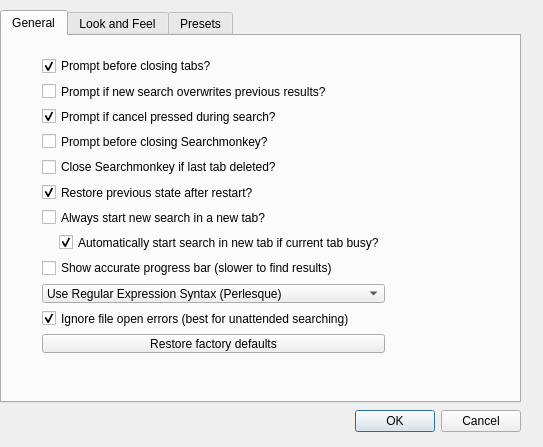
<?xml version="1.0" encoding="UTF-8"?>
<ui version="4.0">
 <class>SettingsGlobal</class>
 <widget class="QDialog" name="SettingsGlobal">
  <property name="geometry">
   <rect>
    <x>0</x>
    <y>0</y>
    <width>543</width>
    <height>447</height>
   </rect>
  </property>
  <property name="windowTitle">
   <string>Dialog</string>
  </property>
  <widget class="QTabWidget" name="settingsGlobalTabWidget">
   <property name="geometry">
    <rect>
     <x>0</x>
     <y>10</y>
     <width>521</width>
     <height>393</height>
    </rect>
   </property>
   <property name="minimumSize">
    <size>
     <width>521</width>
     <height>391</height>
    </size>
   </property>
   <property name="currentIndex">
    <number>0</number>
   </property>
   <widget class="QWidget" name="generalWidget">
    <attribute name="title">
     <string>General</string>
    </attribute>
    <widget class="QWidget" name="layoutWidget">
     <property name="geometry">
      <rect>
       <x>40</x>
       <y>20</y>
       <width>343</width>
       <height>297</height>
      </rect>
     </property>
     <layout class="QVBoxLayout" name="verticalLayout_2">
      <item>
       <widget class="QCheckBox" name="beforeCheckBox">
        <property name="text">
         <string>Prompt before closing tabs?</string>
        </property>
        <property name="checked">
         <bool>true</bool>
        </property>
       </widget>
      </item>
      <item>
       <widget class="QCheckBox" name="overwriteCheckBox">
        <property name="text">
         <string>Prompt if new search overwrites previous results?</string>
        </property>
       </widget>
      </item>
      <item>
       <widget class="QCheckBox" name="cancelCheckBox">
        <property name="text">
         <string>Prompt if cancel pressed during search?</string>
        </property>
        <property name="checked">
         <bool>true</bool>
        </property>
       </widget>
      </item>
      <item>
       <widget class="QCheckBox" name="closingCheckBox">
        <property name="text">
         <string>Prompt before closing Searchmonkey?</string>
        </property>
       </widget>
      </item>
      <item>
       <widget class="QCheckBox" name="lastCheckBox">
        <property name="text">
         <string>Close Searchmonkey if last tab deleted?</string>
        </property>
        <property name="checked">
         <bool>false</bool>
        </property>
       </widget>
      </item>
      <item>
       <widget class="QCheckBox" name="restoreCheckBox">
        <property name="text">
         <string>Restore previous state after restart?</string>
        </property>
        <property name="checked">
         <bool>true</bool>
        </property>
       </widget>
      </item>
      <item>
       <widget class="QCheckBox" name="newCheckBox">
        <property name="text">
         <string>Always start new search in a new tab?</string>
        </property>
       </widget>
      </item>
      <item>
       <layout class="QHBoxLayout" name="horizontalLayout_2">
        <item>
         <spacer name="horizontalSpacer">
          <property name="orientation">
           <enum>Qt::Horizontal</enum>
          </property>
          <property name="sizeHint" stdset="0">
           <size>
            <width>28</width>
            <height>20</height>
           </size>
          </property>
         </spacer>
        </item>
        <item>
         <widget class="QCheckBox" name="busyCheckBox">
          <property name="text">
           <string>Automatically start search in new tab if current tab busy?</string>
          </property>
          <property name="checked">
           <bool>true</bool>
          </property>
         </widget>
        </item>
       </layout>
      </item>
      <item>
       <widget class="QCheckBox" name="accurateCheckBox">
        <property name="text">
         <string>Show accurate progress bar (slower to find results)</string>
        </property>
       </widget>
      </item>
      <item>
       <widget class="QComboBox" name="syntaxComboBox">
        <item>
         <property name="text">
          <string>Use Regular Expression Syntax (Perlesque)</string>
         </property>
        </item>
        <item>
         <property name="text">
          <string>Use Extended Regular Expression Syntax (greedy capture)</string>
         </property>
        </item>
        <item>
         <property name="text">
          <string>Wildcard</string>
         </property>
        </item>
        <item>
         <property name="text">
          <string>Fixed</string>
         </property>
        </item>
       </widget>
      </item>
      <item>
       <widget class="QCheckBox" name="ignoreCheckBox">
        <property name="text">
         <string>Ignore file open errors (best for unattended searching)</string>
        </property>
        <property name="checked">
         <bool>true</bool>
        </property>
       </widget>
      </item>
      <item>
       <widget class="QPushButton" name="restorePushButton">
        <property name="text">
         <string>Restore factory defaults</string>
        </property>
       </widget>
      </item>
     </layout>
    </widget>
   </widget>
   <widget class="QWidget" name="lookWidget">
    <attribute name="title">
     <string>Look and Feel</string>
    </attribute>
    <widget class="QWidget" name="layoutWidget">
     <property name="geometry">
      <rect>
       <x>40</x>
       <y>120</y>
       <width>161</width>
       <height>30</height>
      </rect>
     </property>
     <layout class="QHBoxLayout" name="horizontalLayout_3">
      <item>
       <widget class="QLabel" name="editorLabel">
        <property name="text">
         <string>Default text editor:</string>
        </property>
       </widget>
      </item>
      <item>
       <layout class="QHBoxLayout" name="horizontalLayout_4">
        <item>
         <widget class="QPushButton" name="editorPushButton">
          <property name="maximumSize">
           <size>
            <width>20</width>
            <height>20</height>
           </size>
          </property>
          <property name="text">
           <string>...</string>
          </property>
         </widget>
        </item>
       </layout>
      </item>
     </layout>
    </widget>
    <widget class="QCheckBox" name="linenoCheckBox">
     <property name="geometry">
      <rect>
       <x>41</x>
       <y>21</y>
       <width>163</width>
       <height>17</height>
      </rect>
     </property>
     <property name="text">
      <string>Show line numbers in results?</string>
     </property>
     <property name="checked">
      <bool>true</bool>
     </property>
    </widget>
    <widget class="QCheckBox" name="whitespaceCheckBox">
     <property name="geometry">
      <rect>
       <x>41</x>
       <y>44</y>
       <width>199</width>
       <height>17</height>
      </rect>
     </property>
     <property name="text">
      <string>Trim whitespace from matching lines?</string>
     </property>
     <property name="checked">
      <bool>true</bool>
     </property>
    </widget>
    <widget class="QPushButton" name="matchFontPushButton">
     <property name="geometry">
      <rect>
       <x>41</x>
       <y>67</y>
       <width>91</width>
       <height>23</height>
      </rect>
     </property>
     <property name="text">
      <string>Set match font...</string>
     </property>
    </widget>
    <widget class="QPushButton" name="headingFontPushButton">
     <property name="geometry">
      <rect>
       <x>41</x>
       <y>96</y>
       <width>100</width>
       <height>23</height>
      </rect>
     </property>
     <property name="text">
      <string>Set heading font...</string>
     </property>
    </widget>
    <widget class="QTextEdit" name="lookTextEdit">
     <property name="geometry">
      <rect>
       <x>41</x>
       <y>212</y>
       <width>351</width>
       <height>71</height>
      </rect>
     </property>
     <property name="minimumSize">
      <size>
       <width>351</width>
       <height>0</height>
      </size>
     </property>
     <property name="maximumSize">
      <size>
       <width>16777215</width>
       <height>71</height>
      </size>
     </property>
     <property name="html">
      <string>&lt;!DOCTYPE HTML PUBLIC &quot;-//W3C//DTD HTML 4.0//EN&quot; &quot;http://www.w3.org/TR/REC-html40/strict.dtd&quot;&gt;
&lt;html&gt;&lt;head&gt;&lt;meta name=&quot;qrichtext&quot; content=&quot;1&quot; /&gt;&lt;style type=&quot;text/css&quot;&gt;
p, li { white-space: pre-wrap; }
&lt;/style&gt;&lt;/head&gt;&lt;body style=&quot; font-family:'MS Shell Dlg 2'; font-size:8.25pt; font-weight:400; font-style:normal;&quot;&gt;
&lt;p style=&quot; margin-top:0px; margin-bottom:0px; margin-left:0px; margin-right:0px; -qt-block-indent:0; text-indent:0px;&quot;&gt;&lt;span style=&quot; font-size:8pt; font-weight:600; font-style:italic;&quot;&gt;Example results (27&lt;/span&gt;&lt;span style=&quot; font-size:8pt; font-weight:600; font-style:italic; vertical-align:super;&quot;&gt;rd&lt;/span&gt;&lt;span style=&quot; font-size:8pt; font-weight:600; font-style:italic;&quot;&gt; May 2010)&lt;/span&gt;&lt;/p&gt;
&lt;p style=&quot;-qt-paragraph-type:empty; margin-top:0px; margin-bottom:0px; margin-left:0px; margin-right:0px; -qt-block-indent:0; text-indent:0px; font-size:8pt; font-weight:600; text-decoration: underline;&quot;&gt;&lt;/p&gt;
&lt;p style=&quot; margin-top:0px; margin-bottom:0px; margin-left:0px; margin-right:0px; -qt-block-indent:0; text-indent:0px;&quot;&gt;&lt;span style=&quot; font-size:8pt; font-weight:600;&quot;&gt;10&lt;/span&gt;&lt;span style=&quot; font-size:8pt;&quot;&gt; - This box shows how matching &lt;/span&gt;&lt;span style=&quot; font-size:8pt; text-decoration: underline; color:#0000ff;&quot;&gt;results&lt;/span&gt;&lt;span style=&quot; font-size:8pt;&quot;&gt; will look&lt;/span&gt;&lt;/p&gt;
&lt;p style=&quot; margin-top:0px; margin-bottom:0px; margin-left:0px; margin-right:0px; -qt-block-indent:0; text-indent:0px;&quot;&gt;&lt;span style=&quot; font-size:8pt; font-weight:600;&quot;&gt;14&lt;/span&gt;&lt;span style=&quot; font-size:8pt;&quot;&gt; - amidst the standard text which does not have &lt;/span&gt;&lt;span style=&quot; font-size:8pt; text-decoration: underline; color:#5555ff;&quot;&gt;results&lt;/span&gt;&lt;span style=&quot; font-size:8pt;&quot;&gt; shown&lt;/span&gt;&lt;/p&gt;&lt;/body&gt;&lt;/html&gt;</string>
     </property>
    </widget>
    <widget class="QLabel" name="matchesLabel2">
     <property name="geometry">
      <rect>
       <x>300</x>
       <y>180</y>
       <width>61</width>
       <height>16</height>
      </rect>
     </property>
     <property name="text">
      <string>[0: unlimited]</string>
     </property>
    </widget>
    <widget class="QLabel" name="matchesLabel">
     <property name="geometry">
      <rect>
       <x>40</x>
       <y>180</y>
       <width>78</width>
       <height>28</height>
      </rect>
     </property>
     <property name="text">
      <string>Matching files:</string>
     </property>
    </widget>
    <widget class="QSpinBox" name="matchesSpinBox">
     <property name="geometry">
      <rect>
       <x>130</x>
       <y>180</y>
       <width>159</width>
       <height>20</height>
      </rect>
     </property>
     <property name="accelerated">
      <bool>true</bool>
     </property>
     <property name="suffix">
      <string/>
     </property>
     <property name="minimum">
      <number>0</number>
     </property>
     <property name="maximum">
      <number>999999999</number>
     </property>
     <property name="value">
      <number>0</number>
     </property>
    </widget>
    <widget class="QLineEdit" name="editorLineEdit">
     <property name="geometry">
      <rect>
       <x>40</x>
       <y>150</y>
       <width>320</width>
       <height>20</height>
      </rect>
     </property>
     <property name="minimumSize">
      <size>
       <width>221</width>
       <height>0</height>
      </size>
     </property>
     <property name="maximumSize">
      <size>
       <width>16777215</width>
       <height>20</height>
      </size>
     </property>
     <property name="text">
      <string>notepad.exe</string>
     </property>
    </widget>
   </widget>
   <widget class="QWidget" name="presetsWidget">
    <attribute name="title">
     <string>Presets</string>
    </attribute>
    <widget class="QListWidget" name="presetListWidget">
     <property name="geometry">
      <rect>
       <x>10</x>
       <y>30</y>
       <width>321</width>
       <height>301</height>
      </rect>
     </property>
     <property name="sortingEnabled">
      <bool>true</bool>
     </property>
    </widget>
    <widget class="QPushButton" name="presetAddButton">
     <property name="geometry">
      <rect>
       <x>410</x>
       <y>30</y>
       <width>71</width>
       <height>23</height>
      </rect>
     </property>
     <property name="text">
      <string>Add</string>
     </property>
    </widget>
    <widget class="QPushButton" name="presetDeleteButton">
     <property name="geometry">
      <rect>
       <x>410</x>
       <y>110</y>
       <width>71</width>
       <height>23</height>
      </rect>
     </property>
     <property name="text">
      <string>Delete</string>
     </property>
    </widget>
    <widget class="QPushButton" name="presetDownButton">
     <property name="geometry">
      <rect>
       <x>410</x>
       <y>230</y>
       <width>71</width>
       <height>23</height>
      </rect>
     </property>
     <property name="text">
      <string>Move Down</string>
     </property>
    </widget>
    <widget class="QLabel" name="presetLabel">
     <property name="geometry">
      <rect>
       <x>10</x>
       <y>10</y>
       <width>141</width>
       <height>20</height>
      </rect>
     </property>
     <property name="text">
      <string>Preset file modes:</string>
     </property>
    </widget>
    <widget class="QPushButton" name="presetEditButton">
     <property name="geometry">
      <rect>
       <x>410</x>
       <y>70</y>
       <width>71</width>
       <height>23</height>
      </rect>
     </property>
     <property name="text">
      <string>Edit</string>
     </property>
    </widget>
    <widget class="QPushButton" name="presetUpButton">
     <property name="geometry">
      <rect>
       <x>410</x>
       <y>190</y>
       <width>71</width>
       <height>23</height>
      </rect>
     </property>
     <property name="text">
      <string>Move Up</string>
     </property>
    </widget>
   </widget>
  </widget>
  <widget class="QDialogButtonBox" name="settingsGlobalButtonBox">
   <property name="geometry">
    <rect>
     <x>280</x>
     <y>410</y>
     <width>241</width>
     <height>23</height>
    </rect>
   </property>
   <property name="orientation">
    <enum>Qt::Horizontal</enum>
   </property>
   <property name="standardButtons">
    <set>QDialogButtonBox::Cancel|QDialogButtonBox::Ok</set>
   </property>
  </widget>
 </widget>
 <resources/>
 <connections/>
</ui>
